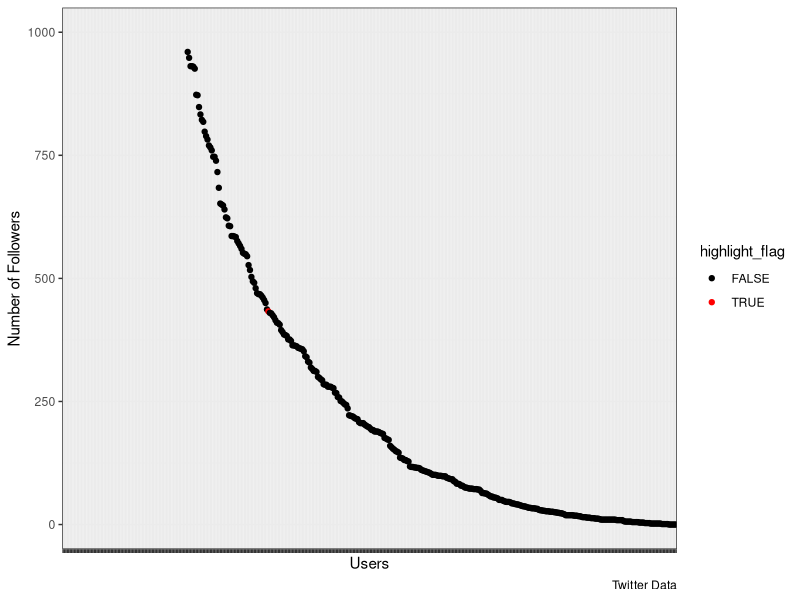

This chart was generated by the following R code:
library(ggplot2)
theme_set(theme_bw())  
library(tidyverse)        
options(scipen=999)

file3 <- read.csv("user-Followers.csv", sep="\t")

ordered2 <- file3[order(-file3$FOLLOWERS),]
ordered2$USER <- factor(ordered2$USER, levels = ordered2$USER)

theme_update(axis.text.x=element_blank())
ordered2 %>%
  mutate(highlight_flag = ifelse(USER=="U", T, F)) %>%
  ggplot(aes(x=USER, y=FOLLOWERS)) +
  geom_point(aes(color = highlight_flag)) +
  ylim(0, 1000) +
  scale_color_manual(values = c('black', 'red')) +
  labs(y="Number of Followers", x="Users", caption="Twitter Data")
